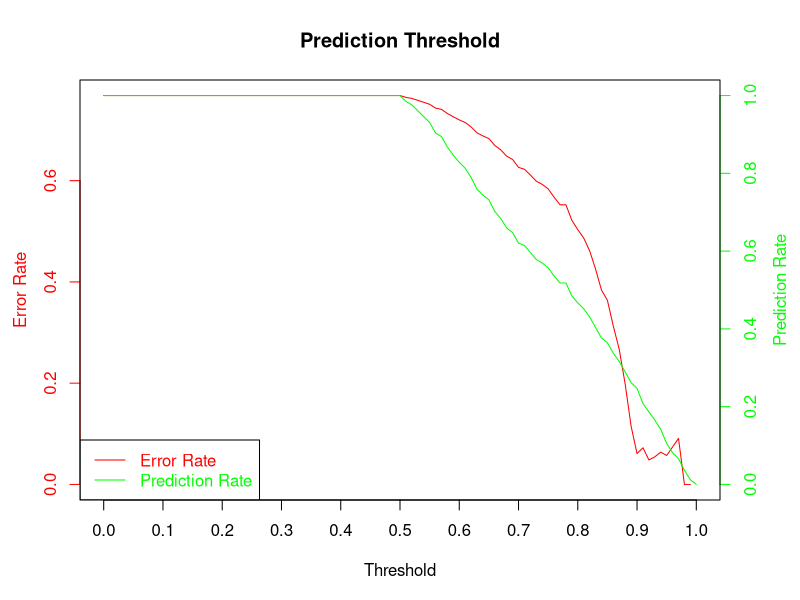

The R source for this figure:
# Clean environment
rm(list = ls())
dev.off()

# Retrieve training & evaluating data from the datasets
library(MASS)
trainData = Pima.tr
evalData = Pima.te

# Set required variables ####
thresold = 0.9
targetVar = "type"

# Training - Random Forest ####
library(randomForest)
trainFormula = formula(paste0(targetVar, " ~ ."))
rfMod = randomForest(formula = trainFormula, data = trainData)

# Prediction - Random Forest ####
rfPred = predict(object = rfMod, newdata = evalData, type = 'prob')

# Validation - Random Forest ####
evalData$rfPred = colnames(rfPred)[max.col(rfPred, ties.method = 'first')]
evalData$rfProb = apply(rfPred, MARGIN = 1, FUN = max)

# Performance (threshold = 90%) - Random Forest ####
evalData$rfPred[which(evalData$rfProb<thresold)] = 'N/A'
rfTotalPred_90 = sum(evalData$rfPred != 'N/A')
rfCorrect_90 = sum(evalData$rfPred == evalData$type)
rfIncorrect_90 = rfTotalPred_90 - rfCorrect_90
rfErrRate_90 = rfIncorrect_90/rfTotalPred_90

# Display Results - Random Forest ####
sprintf("Random Forest Model Error Rate(90%% threshold): %s%%",
        format(rfErrRate_90*100, digits = 4))

# Prediction Matrix - Random Forest ####
predMat = matrix(data = 'NAN', nrow = 101, ncol = 3)
colnames(predMat) = c('Thresold', 'ErrorRate', 'PredictionRate')
for(i in 1:dim(predMat)[1])
{
    predMat[i, 1] = (i-1)/(dim(predMat)[1]-1)
    Incorrect = sum(evalData$rfPred != evalData$type &
                        evalData$rfProb >= predMat[i, 1])
    totalPred = sum(evalData$rfProb >= predMat[i, 1])
    predMat[i, 2] = Incorrect/totalPred
    predMat[i, 3] = totalPred/length(evalData$rfPred)
}

#Graphical representation - Random Forest ####
par(mar=c(5, 4, 4, 4))
myGraph = recordPlot()
plot(predMat[, 1], predMat[, 2], main = 'Prediction Threshold',
     xlab = "Threshold", ylab = "", axes = FALSE,
     col = 'red', type = 'l')
axis(side = 1, at = predMat[, 1][seq(1, length(predMat[, 1]), 10)])
axis(side = 2, ylim = c(0, max(predMat[, 2])), col = c('red', 'red'),
     col.axis = 'red')
mtext(side = 2, "Error Rate", line = 2.5, col = 'red')
par(new = TRUE)
plot(predMat[, 1], predMat[, 3], xlab = "", ylab = "",
     axes = FALSE, col = 'green', type = 'l')
axis(side = 4, ylim = c(0, max(predMat[, 3])), col = c('green', 'green'),
     col.axis = 'green')
mtext(side = 4, "Prediction Rate", line = 2.5, col = 'green')
legend("bottomleft", legend = c('Error Rate', 'Prediction Rate'),
       text.col = c('red', 'green'), col = c('red', 'green'), lty = 1)
box()
replayPlot(myGraph)
